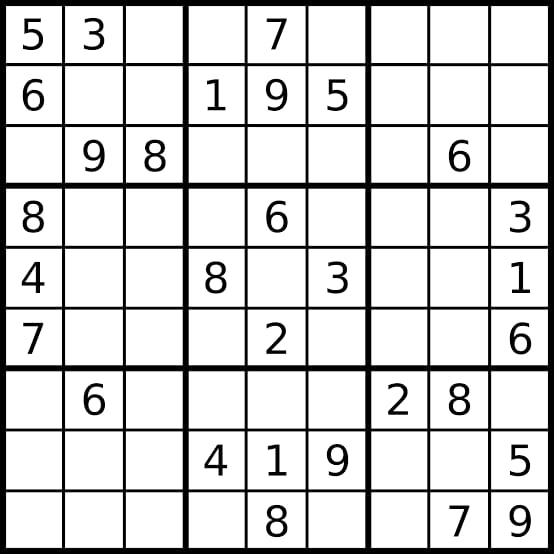
#> input picture xa.jpeg, 554 x 554 px, found by its file name
$ python Chapter8-Scaling-roating-shifting-Edgedetection.py
#> lines starting #> are read from the running program, lines starting #| are printed output that depends on the picture; after the words box and inside, x2 and y2 are one past the last pixel; in counts of white or black regions, pixels touching at a corner belong together
import cv2
import numpy as np

# Scaling operation increases/reduces size of an image.

img = cv2.imread("/Users/abhishekraj/Downloads/xa.jpeg")
#> img is the input picture: shape (554, 554, 3); min 0, max 255, mean 211.7

# Get number of pixel horizontally and vertically.
(height, width) = img.shape[:2]
#> height = 554; width = 554

# Specify the size of image along with interploation methods.
# cv2.INTER_AREA is used for shrinking
# whereas cv2.INTER_CUBICis used for zooming.
res1 = cv2.resize(img, (int(width / 2), int(height / 2)), interpolation=cv2.INTER_AREA)
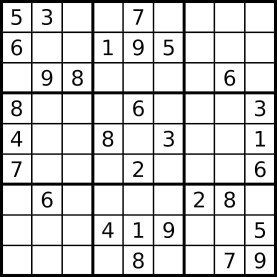
#> res1: shape (277, 277, 3); min 0, max 255, mean 211.8

# Rotation of Image

M = cv2.getRotationMatrix2D((width / 2, height / 2), 45, 1)
res2= cv2.warpAffine(img, M, (width, height))
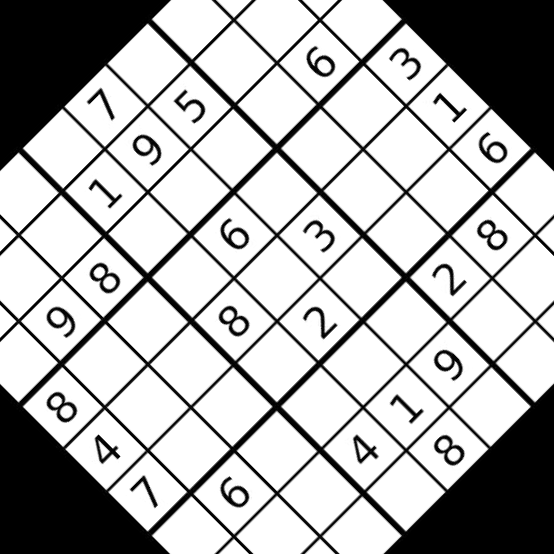
#> res2: shape (554, 554, 3); min 0, max 255, mean 177.9

# Edge Detection

# Canny edge detection.
edges = cv2.Canny(img, 100, 200)
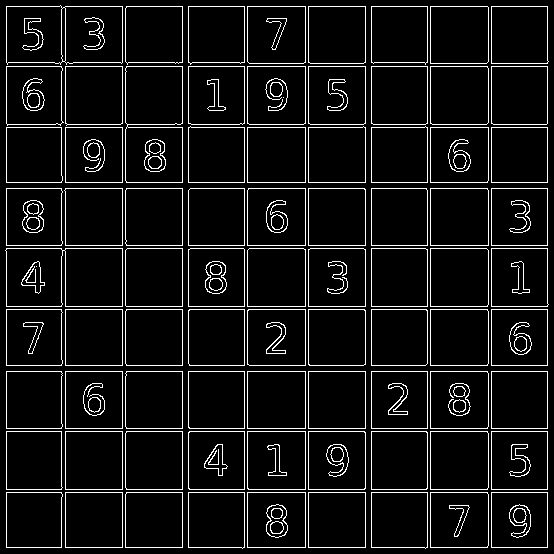
#> edges: shape (554, 554); 7.5% white in thin lines or dots

cv2.imshow("Scaling Image",res1)
cv2.imshow("Rotation",res2)
cv2.imshow("Canny",edges)


cv2.waitKey(0)

$ run again, with shape.jpeg copied over xa.jpeg
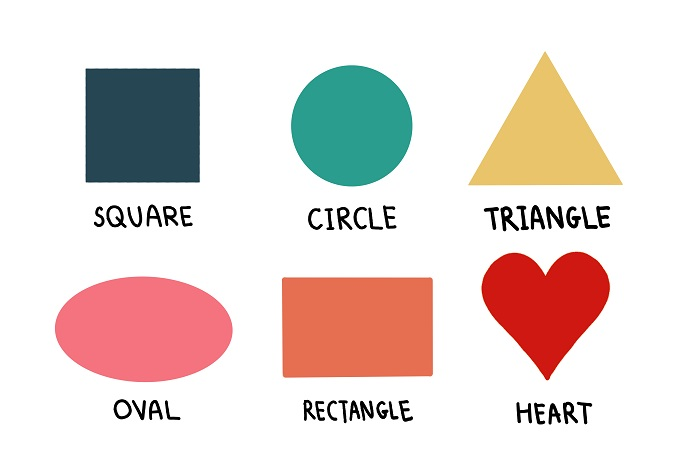
#> input picture shape.jpeg, 700 x 466 px, found by its file name
#> img is the input picture: shape (466, 700, 3); mean B, G, R 214.2, 218.1, 230.9
#> `res2= cv2.warpAffine(img, M, (width, height))`:
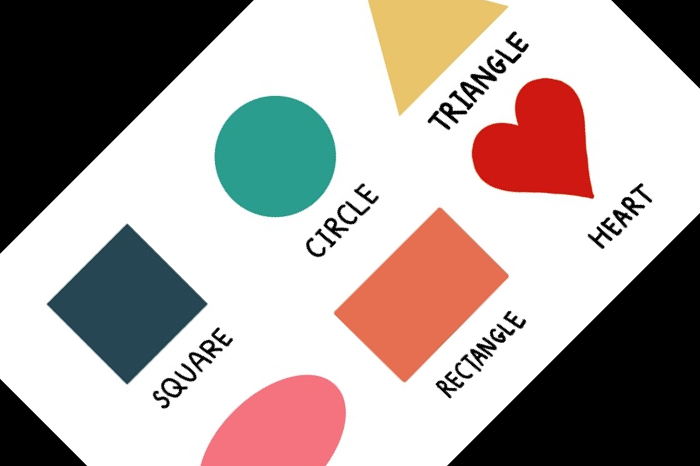
#> res2: shape (466, 700, 3); mean B, G, R 161.1, 164.7, 175.3
#> `edges = cv2.Canny(img, 100, 200)`:
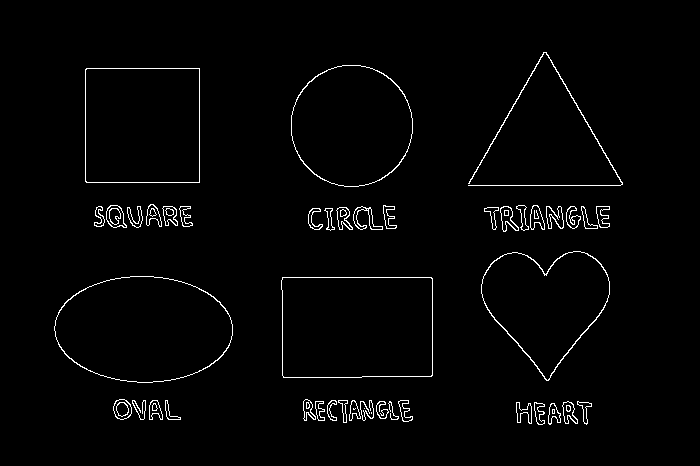
#> edges: shape (466, 700); 1.9% white in thin lines or dots, all inside (x1, y1, x2, y2) = (54, 52, 623, 425)
